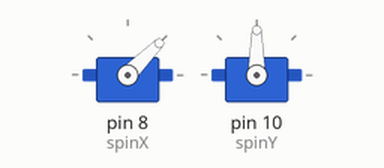
Bench run of a sketch on a simulated Arduino Uno, built with avr-gcc and run on an emulated ATmega328P. Parts: 2 × servo.

Above: at 0.1 s.
At 1.1 s:
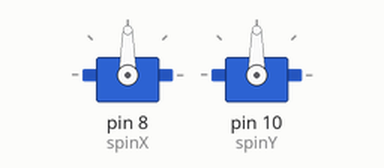
At 9.5 s:
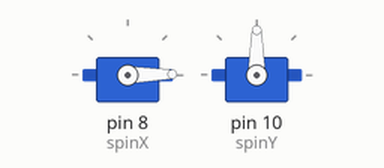
At 36.7 s:
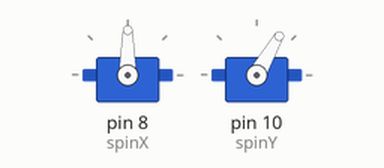
Timing chart, 0 to 40.0 s (numbered marks = the images above):
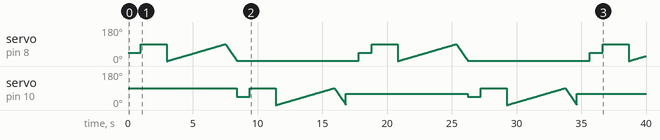

Measured:
- by itself, servo on pin 8 (spinX): moves between 0° and 90°, repeating every 17.8 s

The sketch:

ServoMotor_9g_SG90_Test.ino
```cpp
/*
Into Robotics
*/

#include <Servo.h>  //add '<' and '>' before and after servo.h

int spinX = 8;
int spinY = 10;

Servo servoX;
Servo servoY;

int servoAngle = 0;   // servo position in degrees

void setup()
{
  Serial.begin(9600);
  servoX.attach(spinX);
  servoY.attach(spinY);
}


void loop()
{
//control the servo's direction and the position of the motor

   servoX.write(45);      // Turn SG90 servo Left to 45 degrees
   delay(1000);          // Wait 1 second
   servoX.write(90);      // Turn SG90 servo back to 90 degrees (center position)
   delay(1000);          // Wait 1 second
   servoX.write(90);      // Turn SG90 servo back to 90 degrees (center position)
   delay(1000);

//end control the servo's direction and the position of the motor

//
////control the servo's speed
//
//if you change the delay value (from example change 50 to 10), the speed of the servo changes
  for(servoAngle = 0; servoAngle < 90; servoAngle++)  //move the micro servo from 0 degrees to 180 degrees
  {
    servoX.write(servoAngle);
    delay(50);
  }

  for(servoAngle = 90; servoAngle > 0; servoAngle--)  //now move back the micro servo from 0 degrees to 180 degrees
  {
    servoX.write(servoAngle);
    delay(10);
  }

  //end control the servo's speed


  //control the servo's direction and the position of the motor

   servoY.write(45);      // Turn SG90 servo Left to 45 degrees
   delay(1000);          // Wait 1 second
   servoY.write(90);      // Turn SG90 servo back to 90 degrees (center position)
   delay(1000);          // Wait 1 second
   servoY.write(90);      // Turn SG90 servo back to 90 degrees (center position)
   delay(1000);

//end control the servo's direction and the position of the motor

//
////control the servo's speed
//
//if you change the delay value (from example change 50 to 10), the speed of the servo changes
  for(servoAngle = 0; servoAngle < 90; servoAngle++)  //move the micro servo from 0 degrees to 180 degrees
  {
    servoY.write(servoAngle);
    delay(50);
  }

  for(servoAngle = 90; servoAngle > 0; servoAngle--)  //now move back the micro servo from 0 degrees to 180 degrees
  {
    servoY.write(servoAngle);
    delay(10);
  }

  servoY.write(60);
  delay(1000);
}
```
